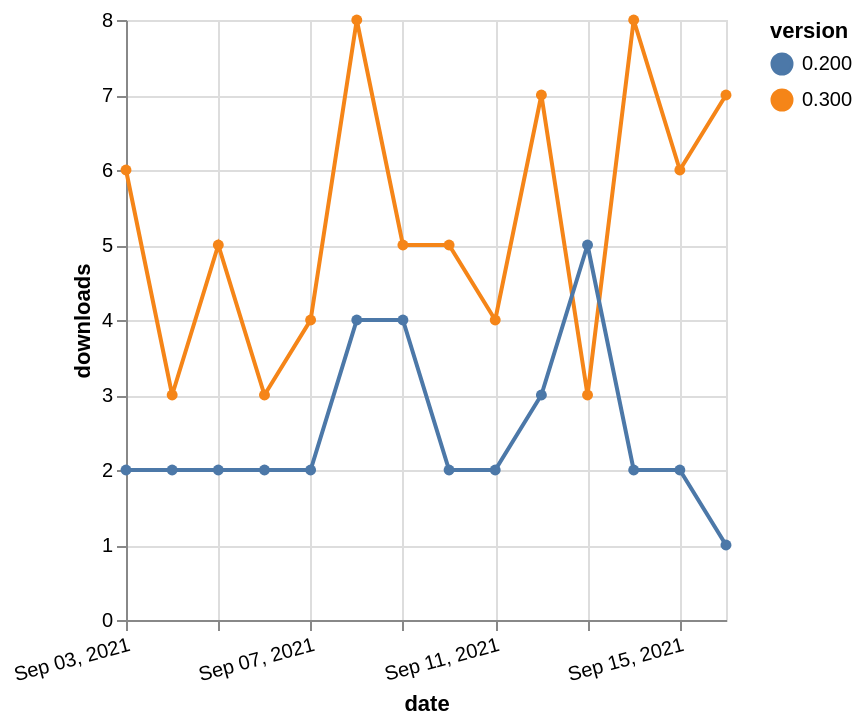

Write a Vega-Lite specification for this figure.
### Vega-Lite specification from a JSON file in a GitHub repository (floating-point values rounded to 4 significant figures)
{"$schema": "https://vega.github.io/schema/vega-lite/v5.json", "description": "A simple bar chart with embedded data.", "data": {"values": [{"date": "2021-09-03", "total": 6236, "delta": 6, "version": "0.300"}, {"date": "2021-09-04", "total": 6239, "delta": 3, "version": "0.300"}, {"date": "2021-09-05", "total": 6244, "delta": 5, "version": "0.300"}, {"date": "2021-09-06", "total": 6247, "delta": 3, "version": "0.300"}, {"date": "2021-09-07", "total": 6251, "delta": 4, "version": "0.300"}, {"date": "2021-09-08", "total": 6259, "delta": 8, "version": "0.300"}, {"date": "2021-09-09", "total": 6264, "delta": 5, "version": "0.300"}, {"date": "2021-09-10", "total": 6269, "delta": 5, "version": "0.300"}, {"date": "2021-09-11", "total": 6273, "delta": 4, "version": "0.300"}, {"date": "2021-09-12", "total": 6280, "delta": 7, "version": "0.300"}, {"date": "2021-09-13", "total": 6283, "delta": 3, "version": "0.300"}, {"date": "2021-09-14", "total": 6291, "delta": 8, "version": "0.300"}, {"date": "2021-09-15", "total": 6297, "delta": 6, "version": "0.300"}, {"date": "2021-09-16", "total": 6304, "delta": 7, "version": "0.300"}, {"date": "2021-09-03", "total": 4395, "delta": 2, "version": "0.200"}, {"date": "2021-09-04", "total": 4397, "delta": 2, "version": "0.200"}, {"date": "2021-09-05", "total": 4399, "delta": 2, "version": "0.200"}, {"date": "2021-09-06", "total": 4401, "delta": 2, "version": "0.200"}, {"date": "2021-09-07", "total": 4403, "delta": 2, "version": "0.200"}, {"date": "2021-09-08", "total": 4407, "delta": 4, "version": "0.200"}, {"date": "2021-09-09", "total": 4411, "delta": 4, "version": "0.200"}, {"date": "2021-09-10", "total": 4413, "delta": 2, "version": "0.200"}, {"date": "2021-09-11", "total": 4415, "delta": 2, "version": "0.200"}, {"date": "2021-09-12", "total": 4418, "delta": 3, "version": "0.200"}, {"date": "2021-09-13", "total": 4423, "delta": 5, "version": "0.200"}, {"date": "2021-09-14", "total": 4425, "delta": 2, "version": "0.200"}, {"date": "2021-09-15", "total": 4427, "delta": 2, "version": "0.200"}, {"date": "2021-09-16", "total": 4428, "delta": 1, "version": "0.200"}]}, "width": "container", "mark": {"type": "line", "point": {"filled": true}}, "encoding": {"x": {"field": "date", "type": "temporal", "timeUnit": "yearmonthdate", "title": "date", "axis": {"labelAngle": -15}}, "y": {"field": "delta", "type": "quantitative", "title": "downloads"}, "color": {"field": "version", "type": "nominal"}, "tooltip": {"field": "delta"}}}
